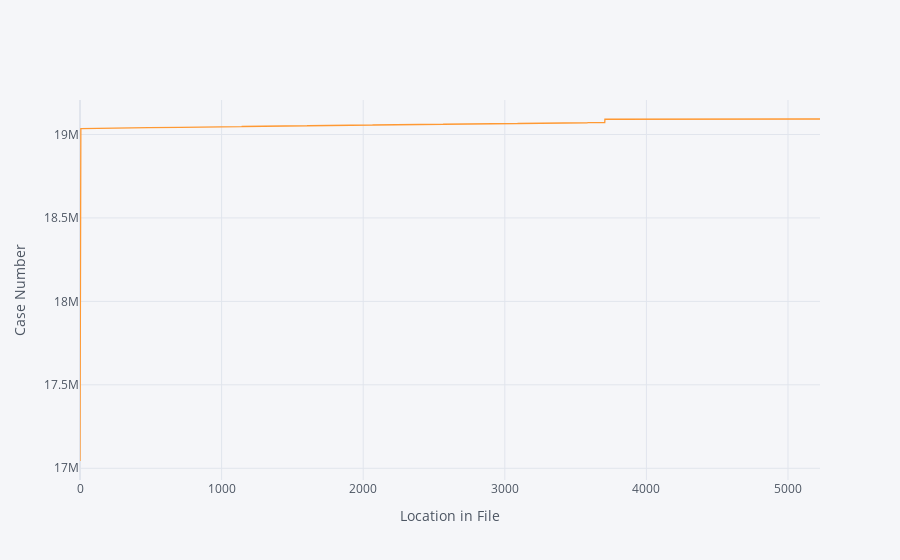

Here is the notebook cell this chart was saved with:
### Markdown cell above
Are case numbers assigned consecutively.

### Code cell
#####

### Figure 1 — Plotly figure (JSON) as saved in the notebook; plotly's stock layout.template omitted (floating-point values rounded to 4 significant figures; data arrays with more than 128 entries replaced by an {"elided": "..."} marker saying what was removed)
{"data": [{"line": {"color": "rgba(255, 153, 51, 1.0)", "dash": "solid", "shape": "linear", "width": 1.3}, "mode": "lines", "name": "CASENO", "text": "", "type": "scatter", "x": {"elided": "5227 int values"}, "y": {"elided": "5227 int values"}}], "layout": {"legend": {"bgcolor": "#F5F6F9", "font": {"color": "#4D5663"}}, "paper_bgcolor": "#F5F6F9", "plot_bgcolor": "#F5F6F9", "title": {"font": {"color": "#4D5663"}}, "xaxis": {"gridcolor": "#E1E5ED", "showgrid": true, "tickfont": {"color": "#4D5663"}, "title": {"font": {"color": "#4D5663"}, "text": "Location in File"}, "zerolinecolor": "#E1E5ED"}, "yaxis": {"gridcolor": "#E1E5ED", "showgrid": true, "tickfont": {"color": "#4D5663"}, "title": {"font": {"color": "#4D5663"}, "text": "Case Number"}, "zerolinecolor": "#E1E5ED"}}}
